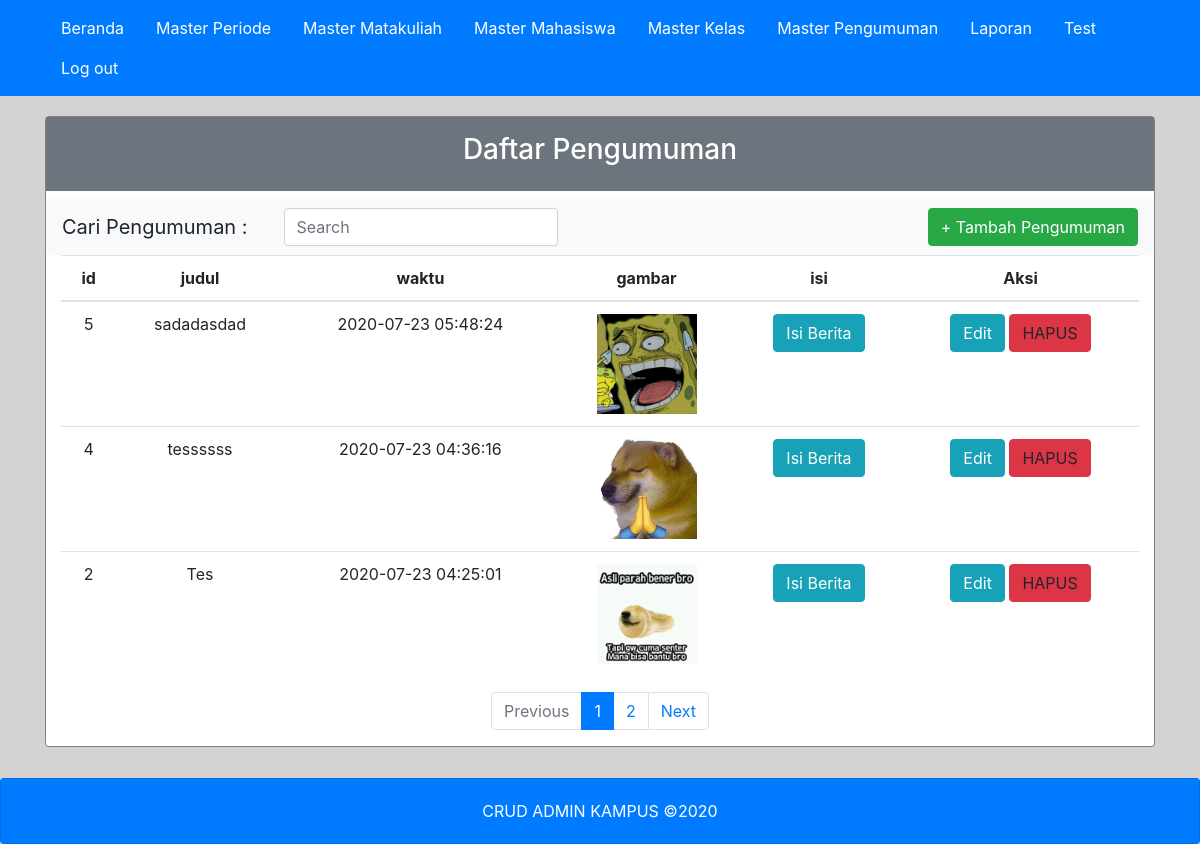
The page /ADMIN/frmMasterPengumuman.php (signed in) on the database its author committed.
### tables this page shows
CREATE TABLE `pengumuman` (
  `id` int(11) NOT NULL,
  `judul` varchar(100) NOT NULL,
  `isi` text NOT NULL,
  `gambar` varchar(255) NOT NULL,
  `waktu` datetime NOT NULL,
  `id_admin` int(11) NOT NULL
);

### ADMIN/frmMasterPengumuman.php (the view, shortened to what this page needs)
<link rel="stylesheet" href="https://maxcdn.bootstrapcdn.com/bootstrap/4.0.0/css/bootstrap.min.css">
<body style="background-color: lightgrey;">
    <?php
    include "part/header.php";
    ?>
    <div class="container main">
        <div class="card" style="border-style: solid; border-color:grey;margin-top: 20px;">
            <div class="p-3 mb-2 bg-secondary text-white">
                <h3 style="text-align: center;">Daftar Pengumuman</h3>
            </div>
            <nav class="navbar navbar-expand-lg navbar-light bg-light">
                <a class="navbar-brand">Cari Pengumuman : </a>
                <div class="collapse navbar-collapse" id="navbarTogglerDemo02">
                    <div class="col-xs-3" style="margin-left: 20px;">
                        <input class="form-control" name="keyword" id="keyword" type="text" placeholder="Search"></input>
                    </div>
                </div>
                <button class="btn btn-success" data-toggle="modal" data-target="#modalForm">
                    + Tambah Pengumuman
                </button>
            </nav>
            <div class="container">
                <table style="text-align: center;" class="table table-hover">
                    <thead>
                        <tr>
                            <th scope="col">id</th>
                            <th scope="col">judul</th>
                            <th scope="col">waktu</th>
                            <th scope="col">gambar</th>
                            <th scope="col">isi</th>
                            <th scope="col">Aksi</th>
                        </tr>
                    </thead>
                    <tbody id="data" style="text-align: center;">
                        <?php
                        $link = mysqli_connect("localhost", "root", "", "pweb");
                        $page = (isset($_GET['page'])) ? (int) $_GET['page'] : 1;
                        $limit = 3;
                        $limitStart = ($page - 1) * $limit;
                        $SqlQuery = mysqli_query($link, "SELECT * FROM pengumuman ORDER BY id DESC LIMIT " . $limitStart . "," . $limit);
                        while ($row = mysqli_fetch_object($SqlQuery)) {
                            echo "<tr>";
                            echo "<td>" . $row->id . "</td>";
                            echo "<td>" . $row->judul . "</td>";
                            echo "<td>" . $row->waktu . "</td>";
                            echo "<td>" . '<img src="foto/' . $row->gambar . '" height="100" width="100"/>' . "</td>";
                            echo " <td> <button class='btn btn-info deskmk' id='idk' data-toggle='modal' data-target='#modalForm' value='$row->id';>Isi Berita</button>";
                            echo "<td> <a class='btn btn-info' href='frmUbahPengumuman.php?id=$row->id'> Edit </a>";
                            echo " <a class='btn btn-danger' onclick='hapusKode($row->id)'>HAPUS</button></a> </td>";
                        ?>
                        <?php
                            echo "</tr>";
                        }
                        ?>
                    </tbody>
                </table>
            </div>
            <div>
                <nav aria-label="Page navigation example">
                    <ul class="pagination justify-content-center">
                        <?php
                        if ($page == 1) {
                        ?>
                            <li class="page-item disabled"><a class="page-link" href="#">Previous</a></li>
                        <?php
                        } else {
                            $LinkPrev = ($page > 1) ? $page - 1 : 1;
                        ?>
                            <li class="page-item"><a class="page-link" href="frmMasterPengumuman.php?page=<?php echo $LinkPrev; ?>">Previous</a></li>
                        <?php
                        }
                        ?>
                        <?php
                        $SqlQuery = mysqli_query($link, "SELECT * FROM pengumuman");
                        $JumlahData = mysqli_num_rows($SqlQuery);
                        $jumlahPage = ceil($JumlahData / $limit);
                        $jumlahNumber = 1;
                        $startNumber = ($page > $jumlahNumber) ? $page - $jumlahNumber : 1;
                        $endNumber = ($page < ($jumlahPage - $jumlahNumber)) ? $page + $jumlahNumber : $jumlahPage;
                        for ($i = $startNumber; $i <= $endNumber; $i++) {
                            $linkActive = ($page == $i) ? ' active ' : '';
                        ?>
                            <li class='page-item <?php echo $linkActive; ?>'> <a class="page-link" href="frmMasterPengumuman.php?page=<?php echo $i; ?>"><?php echo $i; ?></a></li>
                        <?php
                        }
                        ?>
                        <?php
                        if ($page == $jumlahPage) {
                        ?>
                            <li class="page-item disabled"><a class="page-link" href="#">Next</a></li>
                        <?php
                        } else {
                            $linkNext = ($page < $jumlahPage) ? $page + 1 : $jumlahPage;
                        ?>
                            <li class="page-item"><a class="page-link" href="frmMasterPengumuman.php?page=<?php echo $linkNext; ?>">Next</a></li>
                        <?php
                        }
                        ?>
                    </ul>
                </nav>
            </div>
        </div>
    </div>
    <?php
    include "part/footer.php";
    ?>
</body>

### ADMIN/part/style.php (style rules this page uses)
.main { min-height: calc(98vh - 56px - 66px); }

### rows shown on the page
pengumuman: id "5", judul "sadadasdad", waktu "2020-07-23 05:48:24", gambar (picture)
pengumuman: id "4", judul "tessssss", waktu "2020-07-23 04:36:16", gambar (picture)
pengumuman: id "2", judul "Tes", waktu "2020-07-23 04:25:01", gambar (picture)
